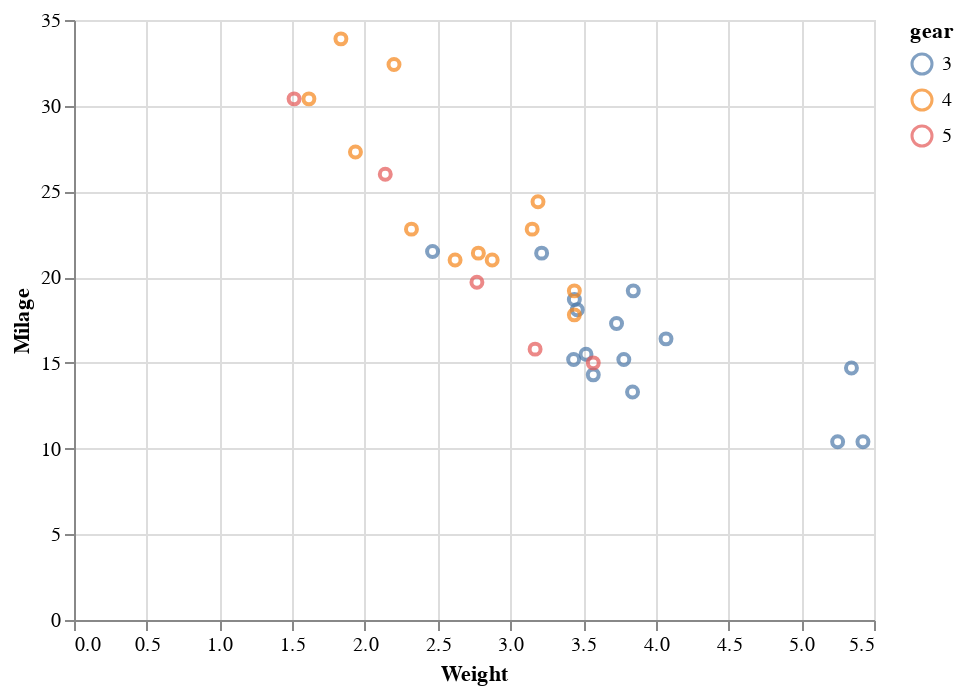

Notebook code cell kept with this figure:
### Code cell
import pandas as pd
import numpy as np
import matplotlib.pyplot as plt
import altair as alt

# read the data from mtcars csv
mtcars = "https://gist.githubusercontent.com/seankross/a412dfbd88b3db70b74b/raw/5f23f993cd87c283ce766e7ac6b329ee7cc2e1d1/mtcars.csv"
cars = pd.read_csv(mtcars)

# output cars dataframe head only
cars.head(3)

# we want to use altair charts to produce a dynamic graph
chart = alt.Chart(cars) # initialise a chart

# then we want to produce a scatterplot
scatplot = chart.mark_point().encode(
    alt.X('wt:Q', title="Weight"),
    alt.Y('mpg:Q', title = "Milage"),
    color = 'gear:N'
)

# output the chart
scatplot
# We want to see a regression line
reg_line = scatplot.transform_regression('mpg', 'wt').mark_line()
# then we literally add it to the scatterplot chart
scatplot + reg_line

# Let's add interaction elements
# selection (selection_*())
# add conditon, then 
# bind selection (add_selection())

select_interval = alt.selection_interval()
colour_condition = alt.condition(select_interval,
'gear:N', 
alt.value('white'))


# add the condition to scatplot and bind select_interval

scatplot1 = chart.mark_point().encode(
    alt.X('wt:Q', title="Weight"),
    alt.Y('mpg:Q', title = "Milage"),
    color = colour_condition
).add_selection(select_interval)

scatplot2 = chart.mark_point().encode(
    alt.X('wt:Q', title="Weight"),
    alt.Y('mpg:Q', title = "Milage"),
    color = 'gear:N'
).add_selection(select_interval)

# reg_condition = scatplot2.transform_regression('mpg', 'wt').mark_line()

singleNearest = alt.selection_single(on='mouseover', nearest=True)

# now output scatplot1
scatplot3 = chart.mark_point().encode(
    alt.X('wt:Q', title="Weight"),
    alt.Y('mpg:Q', title = "Milage"),
    color = alt.condition(singleNearest,'gear:N', alt.value('black'))
).add_selection(singleNearest)

# output
scatplot3

### Figure 1 — Vega-Lite specification as saved in the notebook (floating-point values rounded to 4 significant figures)
{"config": {"view": {"continuousWidth": 400, "continuousHeight": 300}}, "data": {"name": "data-3b74de0d2593e2731821517052888931"}, "mark": "point", "encoding": {"color": {"condition": {"type": "nominal", "field": "gear", "selection": "selector002"}, "value": "black"}, "x": {"type": "quantitative", "field": "wt", "title": "Weight"}, "y": {"type": "quantitative", "field": "mpg", "title": "Milage"}}, "selection": {"selector002": {"type": "single", "on": "mouseover", "nearest": true}}, "$schema": "https://vega.github.io/schema/vega-lite/v4.8.1.json", "datasets": {"data-3b74de0d2593e2731821517052888931": [{"model": "Mazda RX4", "mpg": 21.0, "cyl": 6, "disp": 160.0, "hp": 110, "drat": 3.9, "wt": 2.62, "qsec": 16.46, "vs": 0, "am": 1, "gear": 4, "carb": 4}, {"model": "Mazda RX4 Wag", "mpg": 21.0, "cyl": 6, "disp": 160.0, "hp": 110, "drat": 3.9, "wt": 2.875, "qsec": 17.02, "vs": 0, "am": 1, "gear": 4, "carb": 4}, {"model": "Datsun 710", "mpg": 22.8, "cyl": 4, "disp": 108.0, "hp": 93, "drat": 3.85, "wt": 2.32, "qsec": 18.61, "vs": 1, "am": 1, "gear": 4, "carb": 1}, {"model": "Hornet 4 Drive", "mpg": 21.4, "cyl": 6, "disp": 258.0, "hp": 110, "drat": 3.08, "wt": 3.215, "qsec": 19.44, "vs": 1, "am": 0, "gear": 3, "carb": 1}, {"model": "Hornet Sportabout", "mpg": 18.7, "cyl": 8, "disp": 360.0, "hp": 175, "drat": 3.15, "wt": 3.44, "qsec": 17.02, "vs": 0, "am": 0, "gear": 3, "carb": 2}, {"model": "Valiant", "mpg": 18.1, "cyl": 6, "disp": 225.0, "hp": 105, "drat": 2.76, "wt": 3.46, "qsec": 20.22, "vs": 1, "am": 0, "gear": 3, "carb": 1}, {"model": "Duster 360", "mpg": 14.3, "cyl": 8, "disp": 360.0, "hp": 245, "drat": 3.21, "wt": 3.57, "qsec": 15.84, "vs": 0, "am": 0, "gear": 3, "carb": 4}, {"model": "Merc 240D", "mpg": 24.4, "cyl": 4, "disp": 146.7, "hp": 62, "drat": 3.69, "wt": 3.19, "qsec": 20.0, "vs": 1, "am": 0, "gear": 4, "carb": 2}, {"model": "Merc 230", "mpg": 22.8, "cyl": 4, "disp": 140.8, "hp": 95, "drat": 3.92, "wt": 3.15, "qsec": 22.9, "vs": 1, "am": 0, "gear": 4, "carb": 2}, {"model": "Merc 280", "mpg": 19.2, "cyl": 6, "disp": 167.6, "hp": 123, "drat": 3.92, "wt": 3.44, "qsec": 18.3, "vs": 1, "am": 0, "gear": 4, "carb": 4}, {"model": "Merc 280C", "mpg": 17.8, "cyl": 6, "disp": 167.6, "hp": 123, "drat": 3.92, "wt": 3.44, "qsec": 18.9, "vs": 1, "am": 0, "gear": 4, "carb": 4}, {"model": "Merc 450SE", "mpg": 16.4, "cyl": 8, "disp": 275.8, "hp": 180, "drat": 3.07, "wt": 4.07, "qsec": 17.4, "vs": 0, "am": 0, "gear": 3, "carb": 3}, {"model": "Merc 450SL", "mpg": 17.3, "cyl": 8, "disp": 275.8, "hp": 180, "drat": 3.07, "wt": 3.73, "qsec": 17.6, "vs": 0, "am": 0, "gear": 3, "carb": 3}, {"model": "Merc 450SLC", "mpg": 15.2, "cyl": 8, "disp": 275.8, "hp": 180, "drat": 3.07, "wt": 3.78, "qsec": 18.0, "vs": 0, "am": 0, "gear": 3, "carb": 3}, {"model": "Cadillac Fleetwood", "mpg": 10.4, "cyl": 8, "disp": 472.0, "hp": 205, "drat": 2.93, "wt": 5.25, "qsec": 17.98, "vs": 0, "am": 0, "gear": 3, "carb": 4}, {"model": "Lincoln Continental", "mpg": 10.4, "cyl": 8, "disp": 460.0, "hp": 215, "drat": 3.0, "wt": 5.424, "qsec": 17.82, "vs": 0, "am": 0, "gear": 3, "carb": 4}, {"model": "Chrysler Imperial", "mpg": 14.7, "cyl": 8, "disp": 440.0, "hp": 230, "drat": 3.23, "wt": 5.345, "qsec": 17.42, "vs": 0, "am": 0, "gear": 3, "carb": 4}, {"model": "Fiat 128", "mpg": 32.4, "cyl": 4, "disp": 78.7, "hp": 66, "drat": 4.08, "wt": 2.2, "qsec": 19.47, "vs": 1, "am": 1, "gear": 4, "carb": 1}, {"model": "Honda Civic", "mpg": 30.4, "cyl": 4, "disp": 75.7, "hp": 52, "drat": 4.93, "wt": 1.615, "qsec": 18.52, "vs": 1, "am": 1, "gear": 4, "carb": 2}, {"model": "Toyota Corolla", "mpg": 33.9, "cyl": 4, "disp": 71.1, "hp": 65, "drat": 4.22, "wt": 1.835, "qsec": 19.9, "vs": 1, "am": 1, "gear": 4, "carb": 1}, {"model": "Toyota Corona", "mpg": 21.5, "cyl": 4, "disp": 120.1, "hp": 97, "drat": 3.7, "wt": 2.465, "qsec": 20.01, "vs": 1, "am": 0, "gear": 3, "carb": 1}, {"model": "Dodge Challenger", "mpg": 15.5, "cyl": 8, "disp": 318.0, "hp": 150, "drat": 2.76, "wt": 3.52, "qsec": 16.87, "vs": 0, "am": 0, "gear": 3, "carb": 2}, {"model": "AMC Javelin", "mpg": 15.2, "cyl": 8, "disp": 304.0, "hp": 150, "drat": 3.15, "wt": 3.435, "qsec": 17.3, "vs": 0, "am": 0, "gear": 3, "carb": 2}, {"model": "Camaro Z28", "mpg": 13.3, "cyl": 8, "disp": 350.0, "hp": 245, "drat": 3.73, "wt": 3.84, "qsec": 15.41, "vs": 0, "am": 0, "gear": 3, "carb": 4}, {"model": "Pontiac Firebird", "mpg": 19.2, "cyl": 8, "disp": 400.0, "hp": 175, "drat": 3.08, "wt": 3.845, "qsec": 17.05, "vs": 0, "am": 0, "gear": 3, "carb": 2}, {"model": "Fiat X1-9", "mpg": 27.3, "cyl": 4, "disp": 79.0, "hp": 66, "drat": 4.08, "wt": 1.935, "qsec": 18.9, "vs": 1, "am": 1, "gear": 4, "carb": 1}, {"model": "Porsche 914-2", "mpg": 26.0, "cyl": 4, "disp": 120.3, "hp": 91, "drat": 4.43, "wt": 2.14, "qsec": 16.7, "vs": 0, "am": 1, "gear": 5, "carb": 2}, {"model": "Lotus Europa", "mpg": 30.4, "cyl": 4, "disp": 95.1, "hp": 113, "drat": 3.77, "wt": 1.513, "qsec": 16.9, "vs": 1, "am": 1, "gear": 5, "carb": 2}, {"model": "Ford Pantera L", "mpg": 15.8, "cyl": 8, "disp": 351.0, "hp": 264, "drat": 4.22, "wt": 3.17, "qsec": 14.5, "vs": 0, "am": 1, "gear": 5, "carb": 4}, {"model": "Ferrari Dino", "mpg": 19.7, "cyl": 6, "disp": 145.0, "hp": 175, "drat": 3.62, "wt": 2.77, "qsec": 15.5, "vs": 0, "am": 1, "gear": 5, "carb": 6}, {"model": "Maserati Bora", "mpg": 15.0, "cyl": 8, "disp": 301.0, "hp": 335, "drat": 3.54, "wt": 3.57, "qsec": 14.6, "vs": 0, "am": 1, "gear": 5, "carb": 8}, {"model": "Volvo 142E", "mpg": 21.4, "cyl": 4, "disp": 121.0, "hp": 109, "drat": 4.11, "wt": 2.78, "qsec": 18.6, "vs": 1, "am": 1, "gear": 4, "carb": 2}]}}
